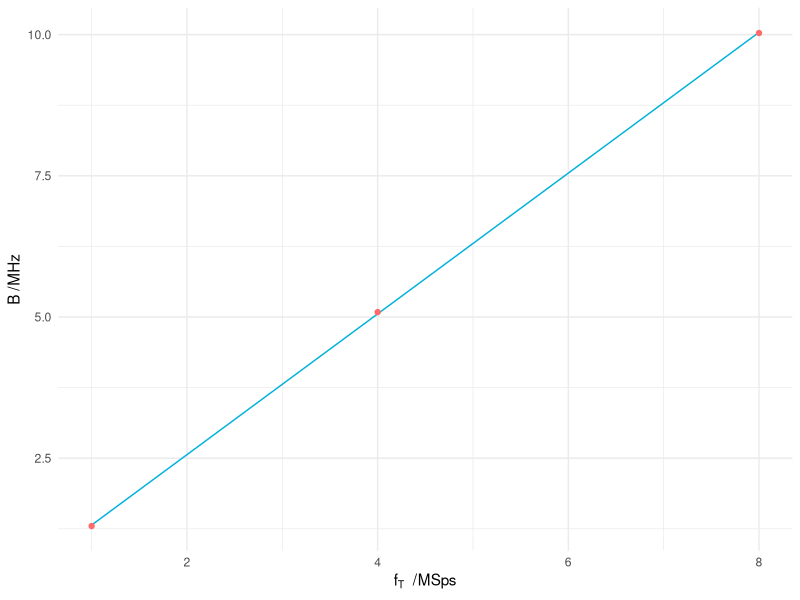

The R script that drew this image:
library(ggplot2)

width  <- 10
height <- 0.618 * width
pdfName <- "1_plot.pdf"

symbolRates <- c( 1, 4, 8)
bandwidths  <- c( 1.298, 5.086, 10.028)

data <- data.frame( x = symbolRates, y = bandwidths )


linearMod <- lm(y ~ x, data=data)
print(linearMod)

modelfun <- function(x) {

    1.24651*x + 0.06911

}

hsBlue <- "#00b1db"
pointColor <- "#ff6b6b"

p <- ggplot(data = data, aes(x=x, y=y)) +
    theme_minimal() +
    xlab(bquote("f"[T]~" /MSps"))+
    ylab(bquote("B /MHz"))+
#    geom_smooth(method="lm") +
    stat_function(fun = modelfun, color=hsBlue)+
    geom_point(color=pointColor)




pdf(pdfName, width, height)
p
